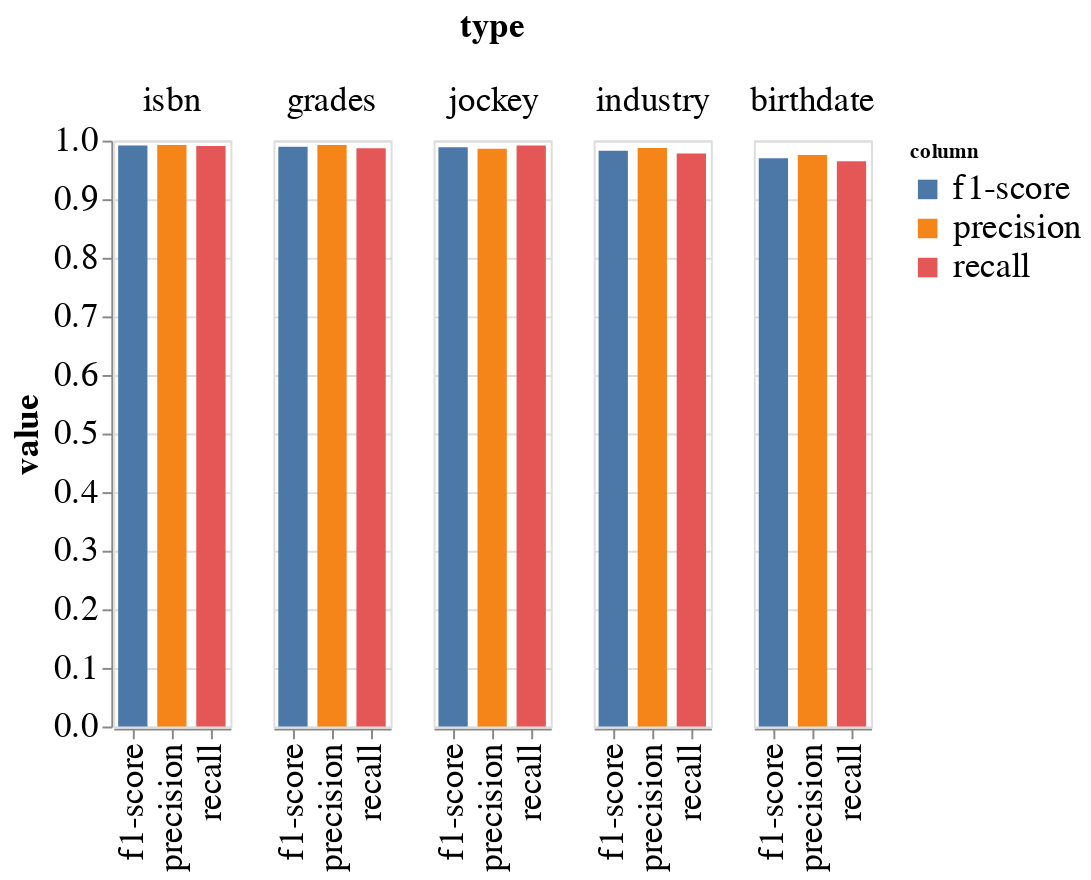

Write notebook code for a chart like this one.
### Code cell
alt.Chart(sherlock_top_5_df.reset_index()).transform_fold(
        ['precision', 'recall', 'f1-score'],
      as_=['column', 'value']
    ).mark_bar(size=15).encode(
    column=alt.Column('type:O', sort=alt.EncodingSortField(
                field="f1-score",  
                order="descending")),
    x = alt.X('column:N',
              title = '',
              ),
    y=alt.Y('value:Q'),
    color='column:N'
).configure_axis(
    labelFontSize=18,
    titleFontSize=18
).configure_header(titleFontSize=18,labelFontSize=18).configure_legend(
    labelFontSize=18
)

### Figure 1 — Vega-Lite specification as saved in the notebook (floating-point values rounded to 4 significant figures)
{"config": {"view": {"continuousWidth": 400, "continuousHeight": 300}, "axis": {"labelFontSize": 18, "titleFontSize": 18}, "header": {"labelFontSize": 18, "titleFontSize": 18}, "legend": {"labelFontSize": 18}}, "data": {"name": "data-a4489f2c0ffbcda43119a193be57f998"}, "mark": {"type": "bar", "size": 15}, "encoding": {"color": {"field": "column", "type": "nominal"}, "column": {"field": "type", "sort": {"field": "f1-score", "order": "descending"}, "type": "ordinal"}, "x": {"field": "column", "title": "", "type": "nominal"}, "y": {"field": "value", "type": "quantitative"}}, "transform": [{"fold": ["precision", "recall", "f1-score"], "as": ["column", "value"]}], "$schema": "https://vega.github.io/schema/vega-lite/v4.17.0.json", "datasets": {"data-a4489f2c0ffbcda43119a193be57f998": [{"type": "isbn", "precision": 0.9924, "recall": 0.991, "f1-score": 0.9917, "support": 1440}, {"type": "grades", "precision": 0.9925, "recall": 0.9868, "f1-score": 0.9896, "support": 1741}, {"type": "jockey", "precision": 0.9862, "recall": 0.9915, "f1-score": 0.9888, "support": 2817}, {"type": "industry", "precision": 0.9875, "recall": 0.9779, "f1-score": 0.9827, "support": 3078}, {"type": "birthdate", "precision": 0.9754, "recall": 0.9647, "f1-score": 0.97, "support": 453}]}}
